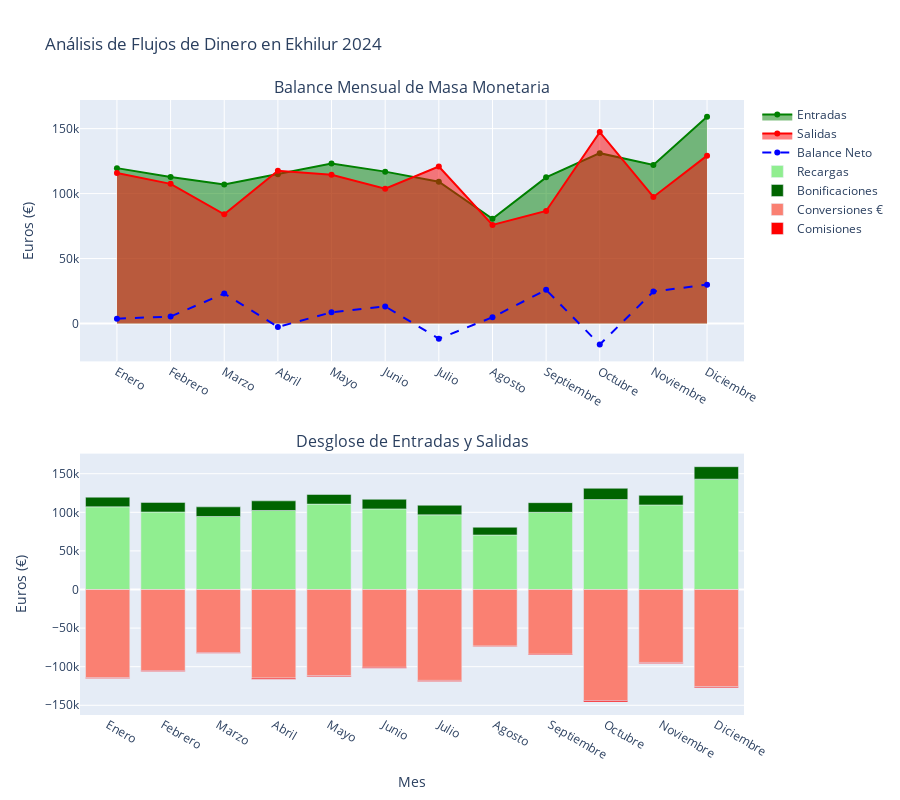

The cell this chart's notebook holds for it:
### Markdown cell above
### 4.4 Balance Mensual de Masa Monetaria

Para entender el flujo de dinero en el circuito, analizaremos:

1. **Entradas mensuales**:
   - Recargas por tarjeta
   - Bonificaciones por compra

2. **Salidas mensuales**:
   - Conversiones a euros
   - Comisiones por retirada
   - Cuotas mensuales de socio
   - Cuotas variables

3. **Indicadores clave**:
   - Balance neto mensual
   - Tendencia de entradas y salidas
   - Proporción entre tipos de operaciones

### Code cell
# Consulta SQL para obtener los datos
query_balance_mensual = """
WITH datos_mensuales AS (
    SELECT 
        SUBSTRING(f.Id_fecha, 1, 6) as año_mes,
        CASE SUBSTRING(f.Id_fecha, 5, 2)
            WHEN '01' THEN 'Enero'
            WHEN '02' THEN 'Febrero'
            WHEN '03' THEN 'Marzo'
            WHEN '04' THEN 'Abril'
            WHEN '05' THEN 'Mayo'
            WHEN '06' THEN 'Junio'
            WHEN '07' THEN 'Julio'
            WHEN '08' THEN 'Agosto'
            WHEN '09' THEN 'Septiembre'
            WHEN '10' THEN 'Octubre'
            WHEN '11' THEN 'Noviembre'
            WHEN '12' THEN 'Diciembre'
        END as nombre_mes,
        -- Entradas de dinero
        SUM(CASE 
            WHEN o.Operacion = 'Recarga por tarjeta' THEN f.Cantidad
            ELSE 0 
        END) as recarga_tarjeta,
        
        SUM(CASE 
            WHEN o.Operacion = 'Bonificación por compra' THEN f.Cantidad
            ELSE 0 
        END) as bonificaciones,
        
        -- Salidas de dinero
        SUM(CASE 
            WHEN o.Operacion = 'Conversión a €' THEN f.Cantidad
            ELSE 0 
        END) as conversion_euros,
        
        SUM(CASE 
            WHEN o.Operacion = 'Comisión por retirada' THEN f.Cantidad
            ELSE 0 
        END) as comisiones,
        
        SUM(CASE 
            WHEN o.Operacion = 'Cuota mensual de socio' THEN f.Cantidad
            ELSE 0 
        END) as cuotas_mensuales,
        
        SUM(CASE 
            WHEN o.Operacion = 'Cuota variable' THEN f.Cantidad
            ELSE 0 
        END) as cuotas_variables
        
    FROM fact_table f
    JOIN dim_operaciones o ON f.Id_tipo_operacion = o.Id_tipo_operacion
    WHERE SUBSTRING(f.Id_fecha, 1, 4) = '2024'
    GROUP BY SUBSTRING(f.Id_fecha, 1, 6), 
             CASE SUBSTRING(f.Id_fecha, 5, 2)
                WHEN '01' THEN 'Enero'
                WHEN '02' THEN 'Febrero'
                WHEN '03' THEN 'Marzo'
                WHEN '04' THEN 'Abril'
                WHEN '05' THEN 'Mayo'
                WHEN '06' THEN 'Junio'
                WHEN '07' THEN 'Julio'
                WHEN '08' THEN 'Agosto'
                WHEN '09' THEN 'Septiembre'
                WHEN '10' THEN 'Octubre'
                WHEN '11' THEN 'Noviembre'
                WHEN '12' THEN 'Diciembre'
             END
)
SELECT 
    nombre_mes,
    -- Entradas
    ROUND(recarga_tarjeta, 2) as recarga_tarjeta,
    ROUND(bonificaciones, 2) as bonificaciones,
    ROUND(recarga_tarjeta + bonificaciones, 2) as total_entradas,
    
    -- Salidas
    ROUND(conversion_euros, 2) as conversion_euros,
    ROUND(comisiones, 2) as comisiones,
    ROUND(cuotas_mensuales, 2) as cuotas_mensuales,
    ROUND(cuotas_variables, 2) as cuotas_variables,
    ROUND(conversion_euros + comisiones + cuotas_mensuales + cuotas_variables, 2) as total_salidas,
    
    -- Balance
    ROUND((recarga_tarjeta + bonificaciones) - 
          (conversion_euros + comisiones + cuotas_mensuales + cuotas_variables), 2) as balance_neto
FROM datos_mensuales
ORDER BY año_mes;
"""

# Ejecutar la consulta
df_balance = ejecutar_query(query_balance_mensual)

# Crear visualización con Plotly
fig = make_subplots(
    rows=2, cols=1,
    subplot_titles=('Balance Mensual de Masa Monetaria', 'Desglose de Entradas y Salidas'),
    vertical_spacing=0.15,
    specs=[[{"type": "scatter"}],
           [{"type": "bar"}]]
)

# Gráfico de líneas para el balance general
fig.add_trace(
    go.Scatter(
        x=df_balance['nombre_mes'],
        y=df_balance['total_entradas'],
        name='Entradas',
        line=dict(color='green', width=2),
        fill='tozeroy'
    ),
    row=1, col=1
)

fig.add_trace(
    go.Scatter(
        x=df_balance['nombre_mes'],
        y=df_balance['total_salidas'],
        name='Salidas',
        line=dict(color='red', width=2),
        fill='tozeroy'
    ),
    row=1, col=1
)

fig.add_trace(
    go.Scatter(
        x=df_balance['nombre_mes'],
        y=df_balance['balance_neto'],
        name='Balance Neto',
        line=dict(color='blue', width=2, dash='dash')
    ),
    row=1, col=1
)

# Gráfico de barras para el desglose
fig.add_trace(
    go.Bar(
        x=df_balance['nombre_mes'],
        y=df_balance['recarga_tarjeta'],
        name='Recargas',
        marker_color='lightgreen'
    ),
    row=2, col=1
)

fig.add_trace(
    go.Bar(
        x=df_balance['nombre_mes'],
        y=df_balance['bonificaciones'],
        name='Bonificaciones',
        marker_color='darkgreen'
    ),
    row=2, col=1
)

fig.add_trace(
    go.Bar(
        x=df_balance['nombre_mes'],
        y=-df_balance['conversion_euros'],
        name='Conversiones €',
        marker_color='salmon'
    ),
    row=2, col=1
)

fig.add_trace(
    go.Bar(
        x=df_balance['nombre_mes'],
        y=-df_balance['comisiones'],
        name='Comisiones',
        marker_color='red'
    ),
    row=2, col=1
)

# Actualizar diseño
fig.update_layout(
    height=800,
    showlegend=True,
    title_text="Análisis de Flujos de Dinero en Ekhilur 2024",
    barmode='relative'
)

fig.update_xaxes(title_text="Mes", row=2, col=1)
fig.update_yaxes(title_text="Euros (€)", row=1, col=1)
fig.update_yaxes(title_text="Euros (€)", row=2, col=1)

# Mostrar la gráfica
fig.show()

# Mostrar resumen estadístico
print("\nResumen Estadístico del Balance 2024:")
print("-" * 50)
print(f"Total Entradas: {df_balance['total_entradas'].sum():,.2f}€")
print(f"- Recargas: {df_balance['recarga_tarjeta'].sum():,.2f}€")
print(f"- Bonificaciones: {df_balance['bonificaciones'].sum():,.2f}€")
print(f"\nTotal Salidas: {df_balance['total_salidas'].sum():,.2f}€")
print(f"- Conversiones: {df_balance['conversion_euros'].sum():,.2f}€")
print(f"- Comisiones: {df_balance['comisiones'].sum():,.2f}€")
print(f"- Cuotas Mensuales: {df_balance['cuotas_mensuales'].sum():,.2f}€")
print(f"- Cuotas Variables: {df_balance['cuotas_variables'].sum():,.2f}€")
print(f"\nBalance Neto: {df_balance['balance_neto'].sum():,.2f}€")

### Figure 1 — Plotly figure (JSON) as saved in the notebook; plotly's stock layout.template omitted (floating-point values rounded to 4 significant figures)
{"data": [{"fill": "tozeroy", "line": {"color": "green", "width": 2}, "name": "Entradas", "type": "scatter", "x": ["Enero", "Febrero", "Marzo", "Abril", "Mayo", "Junio", "Julio", "Agosto", "Septiembre", "Octubre", "Noviembre", "Diciembre"], "xaxis": "x", "y": [119600.0, 112800.0, 107100.0, 114800.0, 123100.0, 116900.0, 109200.0, 80660.0, 112500.0, 131100.0, 122000.0, 159100.0], "yaxis": "y"}, {"fill": "tozeroy", "line": {"color": "red", "width": 2}, "name": "Salidas", "type": "scatter", "x": ["Enero", "Febrero", "Marzo", "Abril", "Mayo", "Junio", "Julio", "Agosto", "Septiembre", "Octubre", "Noviembre", "Diciembre"], "xaxis": "x", "y": [115900.0, 107500.0, 84000.0, 117500.0, 114500.0, 103700.0, 120800.0, 75870.0, 86600.0, 147300.0, 97380.0, 129200.0], "yaxis": "y"}, {"line": {"color": "blue", "dash": "dash", "width": 2}, "name": "Balance Neto", "type": "scatter", "x": ["Enero", "Febrero", "Marzo", "Abril", "Mayo", "Junio", "Julio", "Agosto", "Septiembre", "Octubre", "Noviembre", "Diciembre"], "xaxis": "x", "y": [3683.0, 5337.0, 23070.0, -2694.0, 8631.0, 13160.0, -11700.0, 4791.0, 25900.0, -16220.0, 24610.0, 29900.0], "yaxis": "y"}, {"marker": {"color": "lightgreen"}, "name": "Recargas", "type": "bar", "x": ["Enero", "Febrero", "Marzo", "Abril", "Mayo", "Junio", "Julio", "Agosto", "Septiembre", "Octubre", "Noviembre", "Diciembre"], "xaxis": "x2", "y": [107112, 100374, 94598, 102384, 110613, 104452, 96687, 70588, 100016, 116508, 109516, 142989], "yaxis": "y2"}, {"marker": {"color": "darkgreen"}, "name": "Bonificaciones", "type": "bar", "x": ["Enero", "Febrero", "Marzo", "Abril", "Mayo", "Junio", "Julio", "Agosto", "Septiembre", "Octubre", "Noviembre", "Diciembre"], "xaxis": "x2", "y": [12480.0, 12460.0, 12470.0, 12460.0, 12490.0, 12450.0, 12460.0, 10070.0, 12480.0, 14600.0, 12480.0, 16100.0], "yaxis": "y2"}, {"marker": {"color": "salmon"}, "name": "Conversiones €", "type": "bar", "x": ["Enero", "Febrero", "Marzo", "Abril", "Mayo", "Junio", "Julio", "Agosto", "Septiembre", "Octubre", "Noviembre", "Diciembre"], "xaxis": "x2", "y": [-114200.0, -105000.0, -81720.0, -114800.0, -111700.0, -100900.0, -117800.0, -73370.0, -83960.0, -143900.0, -94530.0, -125900.0], "yaxis": "y2"}, {"marker": {"color": "red"}, "name": "Comisiones", "type": "bar", "x": ["Enero", "Febrero", "Marzo", "Abril", "Mayo", "Junio", "Julio", "Agosto", "Septiembre", "Octubre", "Noviembre", "Diciembre"], "xaxis": "x2", "y": [-1051.0, -1223.0, -908.7, -1322.0, -1284.0, -1254.0, -1434.0, -893.8, -1016.0, -1757.0, -1158.0, -1537.0], "yaxis": "y2"}], "layout": {"annotations": [{"font": {"size": 16}, "showarrow": false, "text": "Balance Mensual de Masa Monetaria", "x": 0.5, "xanchor": "center", "xref": "paper", "y": 1, "yanchor": "bottom", "yref": "paper"}, {"font": {"size": 16}, "showarrow": false, "text": "Desglose de Entradas y Salidas", "x": 0.5, "xanchor": "center", "xref": "paper", "y": 0.425, "yanchor": "bottom", "yref": "paper"}], "barmode": "relative", "height": 800, "showlegend": true, "title": {"text": "Análisis de Flujos de Dinero en Ekhilur 2024"}, "xaxis": {"anchor": "y", "domain": [0, 1]}, "xaxis2": {"anchor": "y2", "domain": [0, 1], "title": {"text": "Mes"}}, "yaxis": {"anchor": "x", "domain": [0.575, 1], "title": {"text": "Euros (€)"}}, "yaxis2": {"anchor": "x2", "domain": [0, 0.425], "title": {"text": "Euros (€)"}}}}
